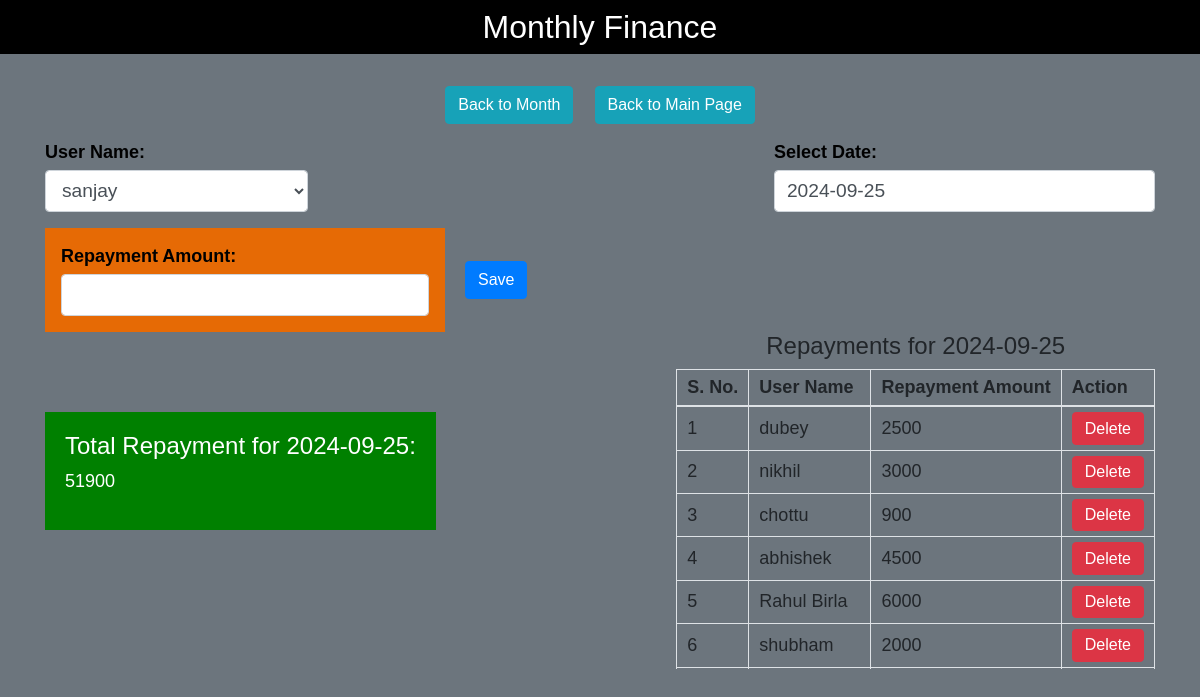
/repaymentpagemonth.php?date=2024-09-25 (signed in), run on the app's committed database.
### tables this page shows
CREATE TABLE `repayment_history_monthly` (
  `id` int(11) NOT NULL,
  `user_id` int(11) NOT NULL,
  `repayment_amount` double NOT NULL,
  `repayment_date` date NOT NULL
);

CREATE TABLE `users_details_monthly` (
  `id` int(11) NOT NULL,
  `name` varchar(255) NOT NULL,
  `paise_diye` double NOT NULL,
  `mahine_ka_byaj` double NOT NULL,
  `remaining_balance` double NOT NULL,
  `date` date NOT NULL,
  `last_update` datetime DEFAULT current_timestamp(),
  `mobile_number` varchar(15) DEFAULT NULL
);

### repaymentpagemonth.php (the view, shortened to what this page needs)
<?php
include 'db.php';
$users = [];
$result = $conn->query("SELECT id, name FROM users_details_monthly");
while ($row = $result->fetch_assoc()) {
    $users[] = $row;
}
$repayments = [];
$totalRepayment = 0;
$selectedDate = isset($_GET['date']) ? $_GET['date'] : '';
if ($selectedDate) {
    $stmt = $conn->prepare("SELECT r.id, r.user_id, r.repayment_amount, r.repayment_date, u.name FROM repayment_history_monthly r JOIN users_details_monthly u ON r.user_id = u.id WHERE r.repayment_date = ?");
    $stmt->bind_param("s", $selectedDate);
    $stmt->execute();
    $result = $stmt->get_result();
    while ($row = $result->fetch_assoc()) {
        $repayments[] = $row;
        $totalRepayment += $row['repayment_amount'];
    }
}
?>
<!DOCTYPE html>
<html>
<head>
<header class="text-white text-center  repayment-header" style="background-color: black;">
        <h2 class="text-white text-center py-2" >Monthly Finance</h2>
    </header>
    <link href="https://maxcdn.bootstrapcdn.com/bootstrap/4.5.2/css/bootstrap.min.css" rel="stylesheet">
    <link rel="stylesheet" href="//code.jquery.com/ui/1.12.1/themes/base/jquery-ui.css">
    <link href="assets/css/styles.css" rel="stylesheet">
</head>
<body>
    <div class="container pt-4">
        <div>
            <div class="text-center mb-3">
                <button type="button" class="btn btn-info btn-custom mx-2" onclick="window.location.href='monthly.php'">
                    <i class="fas fa-arrow-left"></i> Back to Month
                </button>
                <button type="button" class="btn btn-info btn-custom mx-2" onclick="window.location.href='index.php'">
                    <i class="fas fa-arrow-left"></i> Back to Main Page
                </button>
            </div>
            <form id="repaymentForm" method="post" action="repayment_monthly.php">
                <div class="form-container">
                    <div class="form-group">
                        <label for="userName">User Name:</label>
                        <select id="userName" name="id" class="form-control" required>
                            <?php foreach ($users as $user) { ?>
                                <option value="<?php echo $user['id']; ?>"><?php echo $user['name']; ?></option>
                            <?php } ?>
                        </select>
                    </div>
                    <div class="form-group">
                        <label for="datePicker">Select Date:</label>
                        <input type="text" id="datePicker" class="form-control datepicker"
                            value="<?php echo htmlspecialchars($selectedDate); ?>" required>
                    </div>
                </div>
                <div class="form-group mb-0">
                    <div class="repayment-patch">
                        <div class="repayment-amount-patch">
                            <label for="repaymentAmount">Repayment Amount:</label>
                            <input type="number" id="repaymentAmount" name="repaymentAmount" class="form-control"
                                required>
                        </div>
                        <div>
                            <button type="submit" class="btn btn-primary">Save</button>
                        </div>
                    </div>
                </div>
            </form>
        </div>
        <div class="d-flex repayment-collection">
            <?php if ($selectedDate) { ?>
                <div class="total-repayment">
                    <h4>Total Repayment for <?php echo htmlspecialchars($selectedDate); ?>:</h4>
                    <p><?php echo intval($totalRepayment); ?></p>
                </div>
            <?php } ?>
    <div class="repayment-list">
        <?php if (!empty($repayments)) { ?>
            <h4 class="text-center">Repayments for <?php echo htmlspecialchars($selectedDate); ?></h4>
            <div class="table-container">
                <table class="table table-bordered">
                    <thead>
                        <tr>
                            <th>S. No.</th>
                            <th>User Name</th>
                            <th>Repayment Amount</th>
                            <th>Action</th>
                        </tr>
                    </thead>
                    <tbody>
                        <?php
                        $serialNo = 1;
                        foreach ($repayments as $repayment) { ?>
                            <tr>
                                <td><?php echo $serialNo++; ?></td>
                                <td><?php echo htmlspecialchars($repayment['name']); ?></td>
                                <td><?php echo intval($repayment['repayment_amount']); ?></td>
                                <td>
                                    <button class="btn btn-danger delete-btn"
                                        data-id="<?php echo $repayment['id']; ?>">Delete</button>
                                </td>
                            </tr>
                        <?php } ?>
                    </tbody>
                </table>
            </div>
        <?php } else { ?>
            <p class="text-center">No repayments found for the selected date.</p>
        <?php } ?>
        </div>
    </div>
    </div>
</body>
</html>

### assets/css/styles.css (style rules this page uses)
body { background-color: #6c757d !important; padding: 0px; margin: 0px; line-height: 1.4; font-family: 'Poppins', sans-serif !important; font-size: 18px; overflow-x: hidden; }
label { font-weight: bold !important; }
table { border-collapse: collapse !important; width: max-content !important; }
th, td { white-space: nowrap; }
.form-control { font-size: 1.2rem !important; }
.btn { font-size: 16px; }
#repaymentForm .form-container { display: flex; justify-content: space-between; }
#repaymentForm .form-container label, #repaymentForm .form-group label { font-weight: bold; margin-bottom: 4px; color: black; }
#repaymentForm .repayment-patch { display: flex; align-items: center; }
#repaymentForm .repayment-amount-patch { padding: 1rem; background-color: rgb(230, 106, 5); max-width: 400px; margin-right: 20px; width: 100%; }
.repayment-collection { justify-content: space-between; }
.repayment-collection .total-repayment { background: green; color: white; padding: 20px; height: fit-content; margin-top: 5rem; }
.repayment-list table td, .repayment-list table th { padding: 5px 10px; vertical-align: middle; }
.repayment-list table td button.btn { padding-top: .2rem; padding-bottom: .2rem; }
.datepicker { z-index: 1050 !important; }
.btn-custom { margin: 0 5px; }
.form-group .form-control { display: inline-block; }
.table-container { overflow-x: auto; }

### repaymentpagemonth.php (style rules this page uses)
.table-container { max-height: 300px; overflow-y: auto; overflow-x: hidden; }

### data on the page
repayment_history_monthly: user.name "dubey", repayment_amount "2500"
repayment_history_monthly: user.name "nikhil", repayment_amount "3000"
repayment_history_monthly: user.name "chottu", repayment_amount "900"
repayment_history_monthly: user.name "abhishek", repayment_amount "4500"
repayment_history_monthly: user.name "Rahul Birla", repayment_amount "6000"
repayment_history_monthly: user.name "shubham", repayment_amount "2000"

### other printed values
$selectedDate "2024-09-25"
$totalRepayment "51900"
form field id "sanjay"
